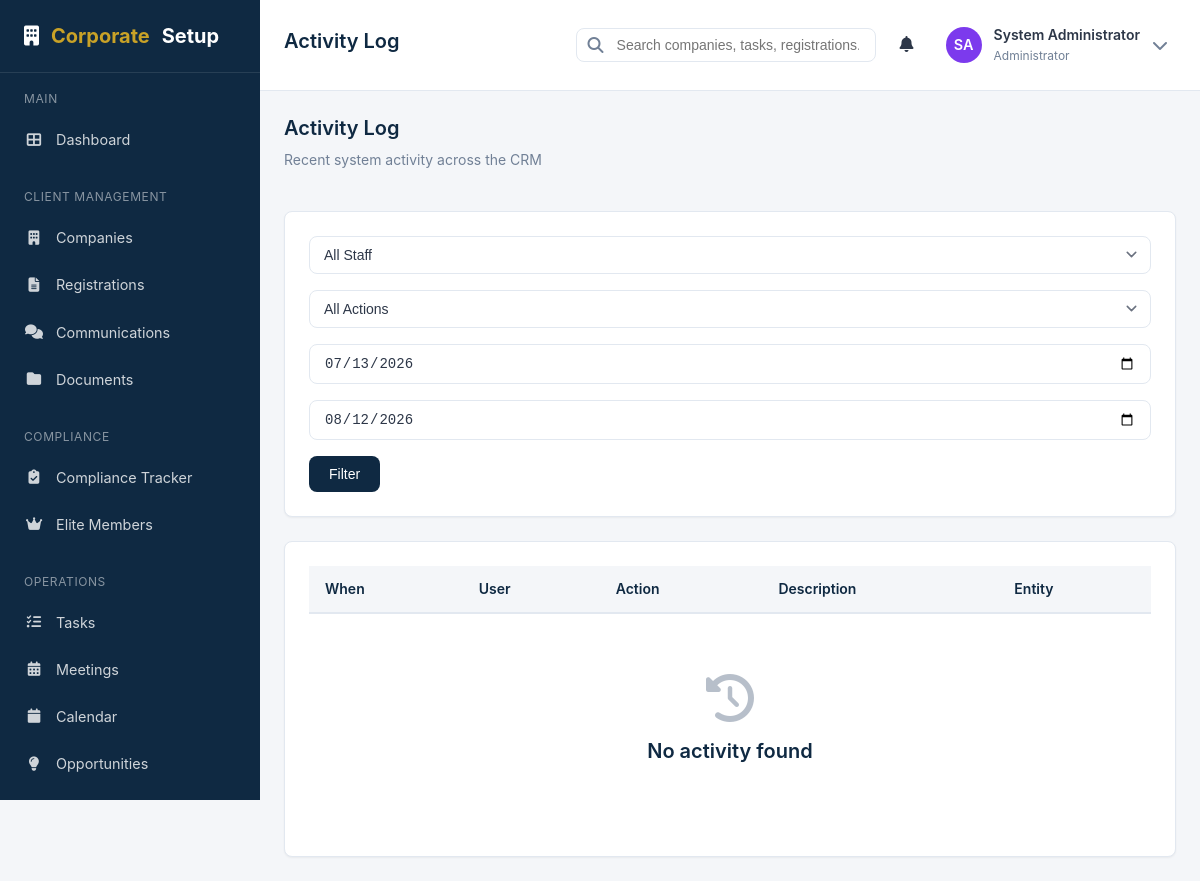
The app's page /activity-log.php (signed in) with its own data.
### tables this page shows
CREATE TABLE IF NOT EXISTS `users` (
    `id` INT AUTO_INCREMENT PRIMARY KEY,
    `employee_id` VARCHAR(20) UNIQUE,
    `name` VARCHAR(100) NOT NULL,
    `email` VARCHAR(100) NOT NULL UNIQUE,
    `password` VARCHAR(255) NOT NULL,
    `phone` VARCHAR(20),
    `avatar` VARCHAR(255),
    `role_id` INT NOT NULL,
    `department_id` INT,
    `position` VARCHAR(100),
    `status` ENUM('active', 'inactive', 'suspended') DEFAULT 'active',
    `login_attempts` INT DEFAULT 0,
    `locked_until` DATETIME NULL,
    `last_login` DATETIME,
    `email_verified` TINYINT(1) DEFAULT 0,
    `must_change_password` TINYINT(1) DEFAULT 0,
    `created_at` TIMESTAMP DEFAULT CURRENT_TIMESTAMP,
    `updated_at` TIMESTAMP DEFAULT CURRENT_TIMESTAMP ON UPDATE CURRENT_TIMESTAMP,
    FOREIGN KEY (`role_id`) REFERENCES `roles`(`id`) ON DELETE NO ACTION,
    FOREIGN KEY (`department_id`) REFERENCES `departments`(`id`) ON DELETE SET NULL
);

CREATE TABLE IF NOT EXISTS `roles` (
    `id` INT AUTO_INCREMENT PRIMARY KEY,
    `name` VARCHAR(50) NOT NULL UNIQUE,
    `display_name` VARCHAR(100) NOT NULL,
    `description` TEXT,
    `permissions` JSON,
    `is_system` TINYINT(1) DEFAULT 0,
    `created_at` TIMESTAMP DEFAULT CURRENT_TIMESTAMP,
    `updated_at` TIMESTAMP DEFAULT CURRENT_TIMESTAMP ON UPDATE CURRENT_TIMESTAMP
);

### views/activity/index.php (the view, shortened to what the rows shown need)
<div class="page-header">
    <div>
        <h1 class="page-title">Activity Log</h1>
    </div>
</div>
<div class="card">
    <div class="card-body p-0">
        <div class="table-container">
            <table class="table">
                <thead>
                    <tr>
                        <th>When</th>
                        <th>User</th>
                        <th>Action</th>
                        <th>Description</th>
                        <th>Entity</th>
                    </tr>
                </thead>
            </table>
        </div>
    </div>
</div>

### views/layouts/app.php (shortened to what the rows shown need)
<?php
$user = getCurrentUser();
?>
<!DOCTYPE html>
<html lang="en">
<head>
    <link rel="stylesheet" href="assets/css/style.css">
    <link rel="stylesheet" href="https://cdnjs.cloudflare.com/ajax/libs/font-awesome/6.4.0/css/all.min.css">
</head>
<body>
    <div class="app-wrapper">
        <main class="main-content">
            <header class="header">
                <div class="header-left">
                    <?= $pageTitle ? '<h1 class="page-title">' . sanitize($pageTitle) . '</h1>' : '' ?>
                </div>
                <div class="header-right">
                    <div class="dropdown">
                        <div class="user-menu" id="userMenuTrigger">
                            <?= generateAvatar($user['name'], 36, $user['avatar'] ?? null) ?>
                            <div class="user-info">
                                <div class="user-name"><?= sanitize($user['name']) ?></div>
                                <div class="user-role"><?= sanitize($user['role']) ?></div>
                            </div>
                            <i class="fas fa-chevron-down" style="color: var(--dark-grey);"></i>
                        </div>
                    </div>
                </div>
            </header>
            <div class="page-content">
                <?= $content ?? '' ?>
            </div>
        </main>
    </div>
</body>
</html>

### helpers/formatters.php (shortened to what the rows shown need)
<?php
function getInitials($name) {
    $words = explode(' ', trim($name));
    $initials = '';
    foreach ($words as $word) {
        if (!empty($word)) {
            $initials .= strtoupper(substr($word, 0, 1));
        }
        if (strlen($initials) >= 2) break;
    }
    return $initials ?: 'NA';
}
function getAvatarColor($name) {
    $colors = [
        '#2563eb', '#059669', '#d97706', '#dc2626',
        '#7c3aed', '#0891b2', '#c2410c', '#be185d'
    ];
    $hash = 0;
    for ($i = 0; $i < strlen($name); $i++) {
        $hash = ord($name[$i]) + (($hash << 5) - $hash);
    }
    return $colors[abs($hash) % count($colors)];
}
function generateAvatar($name, $size = 40, $avatarPath = null) {
    $initials = getInitials($name);
    $color = getAvatarColor($name);
    return '<div class="avatar" style="width:' . $size . 'px;height:' . $size . 'px;background-color:' . $color . ';font-size:' . ($size * 0.4) . 'px;">' . $initials . '</div>';
}

### records on screen
users: name "SA", name "System Administrator", role.name "Administrator"

### other values on screen
$pageTitle "Activity Log"
